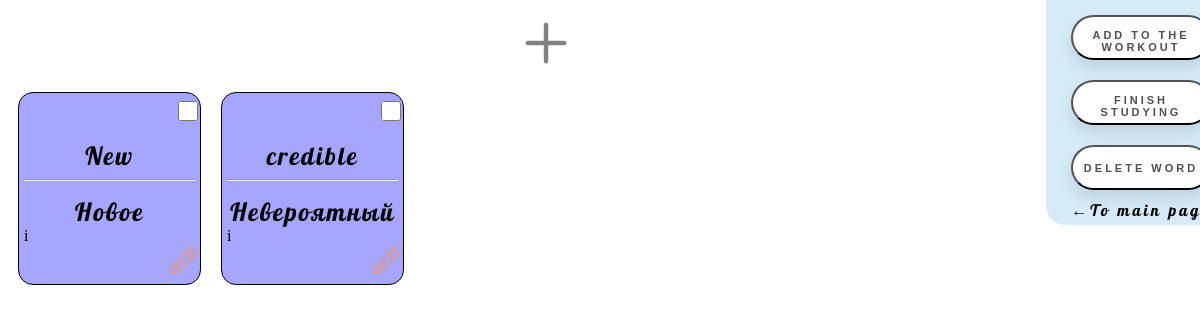
The app's page /base/listbase/ (signed in), older data.
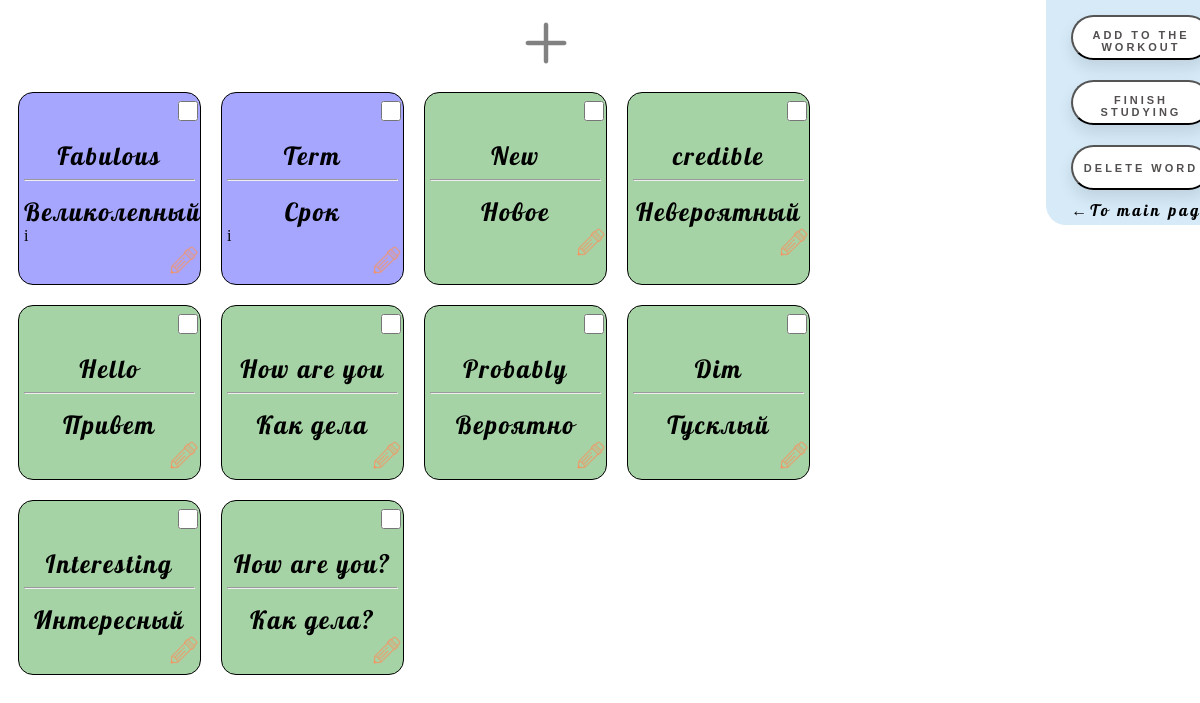
The same page, newer data.
### WordBase/models.py (models this page shows, shortened)
class Translation(models.Model):
    russian_word = models.CharField(_('Russian Word'), max_length=100)
    english_word = models.CharField(_('English Word'), max_length=100)
    statys = models.ForeignKey(Statys, default=1, on_delete=models.CASCADE)
    progress = models.IntegerField(default=0)
    user = models.ForeignKey(User, on_delete=models.CASCADE)
    class Meta:
        verbose_name = _('Translation')
        verbose_name_plural = _('Translations')

### WordBase/views.py (the view)
# urls.py: path('listbase/', ListBaseView.as_view(), name='list_base'),
class ListBaseView(ListView):
    template_name = 'WordBase/base_word_list.html'
    model = Translation
    context_object_name = 'translate'
    def get_queryset(self):
        translate = Translation.objects.filter(user=self.request.user).order_by('statys__id')
        return translate

### WordBase/templates/WordBase/base_word_list.html (shortened to what this page needs)
{% load static %}
<!DOCTYPE html>
<html lang="en">
<head>
    <link rel="stylesheet" href="{% static 'WordBase/css/word_list.css' %}">
</head>
<body>
<div class="card_aria">
    <div style="width: 100%">
        <a class="img_plus" href="{% url 'create_base' %}">
            <img style="width: 70px; height: 70px;" src="{% static 'WordBase/img/plus.png' %}" alt="">
        </a>
    </div>
    {% if translate %}
        {% for word in translate %}
            {% if word.statys.id == 1 %}
                <div class="card_list_word" style="background-color: rgba(0,0,255,0.35)">
                    <input type="checkbox" class="word-checkbox" data-id="{{ word.id }}">
                    <div class="text_en_card">{{ word.english_word }}</div>
                    <hr>
                    <div class="text_en_card">{{ word.russian_word }}</div>
                    <div>i
                        <a href="{% url 'update_word' pk=word.pk %}">
                            <img class="img_edit" src="{% static 'WordBase/img/correct.png' %}">
                        </a>
                    </div>
                </div>
            {% elif word.statys.id == 2 %}
                <div class="card_list_word" style="background-color: rgba(0,128,0,0.35)">
                    <input type="checkbox" class="word-checkbox" data-id="{{ word.id }}">
                    <div class="text_en_card">{{ word.english_word }}</div>
                    <hr>
                    <div class="text_en_card">{{ word.russian_word }}</div>
                    <div>
                        <a href="{% url 'update_word' pk=word.pk %}">
                            <img class="img_edit" src="{% static 'WordBase/img/correct.png' %}">
                        </a>
                    </div>
                </div>
            {% endif %}
        {% endfor %}
    </div>
    {% else %}
        <h2>Your Dictionary</h2>
    {% endif %}
<div class="menu_card">
    <button id="add-to-trainer-button" class="new_word_but_option" data-button-value="2">
        <p>Add to the workout</p>
    </button>
    <button id="finish-learning-button" class="new_word_but_option" data-button-value="3">
        <p>Finish studying</p>
    </button>
    <button id="delete-selected-words-button" class="new_word_but_option_delete">
        <p>Delete word</p>
    </button>
    <a class="link_return" href="{% url 'main_page' %}">←To main page</a>
</div>
</body>
</html>

### static/WordBase/css/word_list.css (style rules this page uses)
.new_word_but_option { text-decoration: none; display: inline-block; width: 140px; height: 45px; border-radius: 45px; margin: 10px 20px; font-family: 'Montserrat', sans-serif; font-size: 11px; text-transform: uppercase; text-align: center; letter-spacing: 3px; font-weight: 600; color: #524f4e; background: white; box-shadow: 0 8px 15px rgba(0, 0, 0, .1); transition: .3s; }
.new_word_but_option_delete { text-decoration: none; display: inline-block; width: 140px; height: 45px; border-radius: 45px; margin: 10px 20px; font-family: 'Montserrat', sans-serif; font-size: 11px; text-transform: uppercase; text-align: center; letter-spacing: 3px; font-weight: 600; color: #524f4e; background: white; box-shadow: 0 8px 15px rgba(0, 0, 0, .1); transition: .3s; }
.img_plus { margin-left: 50%; }
.menu_card { width: 12%; position: fixed; right: 0; top: 0; display: flex; flex-wrap: wrap; border-bottom-left-radius: 20px; align-items: center; flex-direction: column; background: #d6eaf8; padding: 5px; }
.card_aria { width: 85%; display: flex; flex-wrap: wrap; }
.card_list_word { width: 17%; border: 1px solid black; margin: 10px; min-height: 30%; border-radius: 15px; padding: 5px; }
.text_en_card { text-align: center; margin-top: 15px; font-family: agbalumo, lobster; font-size: 25px; letter-spacing: 2px; }
.word-checkbox { margin-left: 90%; height: 20px; width: 20px; }
.img_edit { width: 30px; height: 30px; margin-left: 85%; }
.link_return { text-decoration: none; font-family: agbalumo, lobster; letter-spacing: 3px; color: black; }

Row changes from the older to the newer data that the page shows:
added Translation: english_word "Fabulous", russian_word "Великолепный"
added Translation: english_word "Term", russian_word "Срок"
changed Translation "New": statys_id 1 → 2 (drawn); statys_id: picture added; statys_id: picture removed
changed Translation "credible": statys_id 1 → 2 (drawn); statys_id: picture added; statys_id: picture removed
added Translation: english_word "Hello", russian_word "Привет"
added Translation: english_word "How are you", russian_word "Как дела"
added Translation: english_word "Probably", russian_word "Вероятно"
added Translation: english_word "Dim", russian_word "Тусклый"
added Translation: english_word "Interesting", russian_word "Интересный"
added Translation: english_word "How are you?", russian_word "Как дела?"
